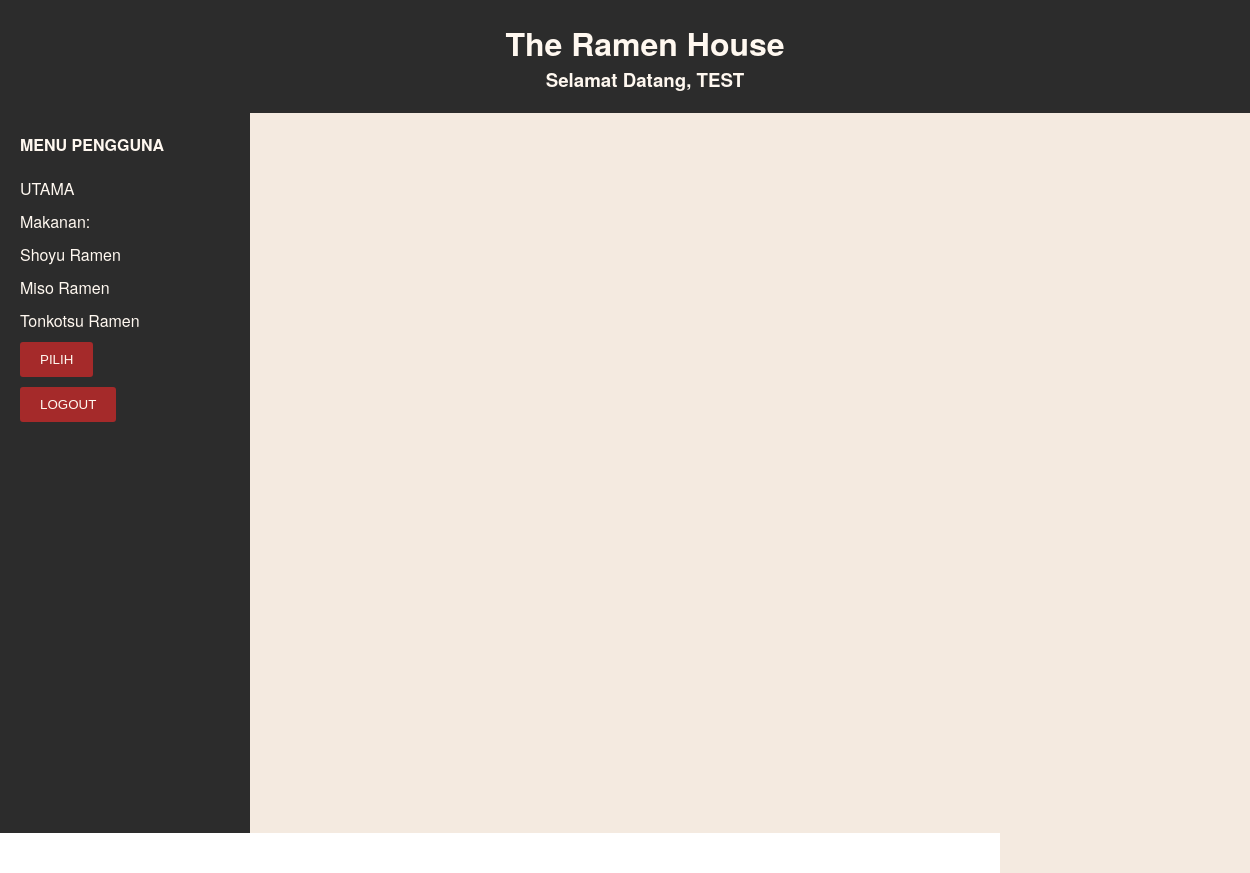
The app's page /dashboard.php (signed in), older data.
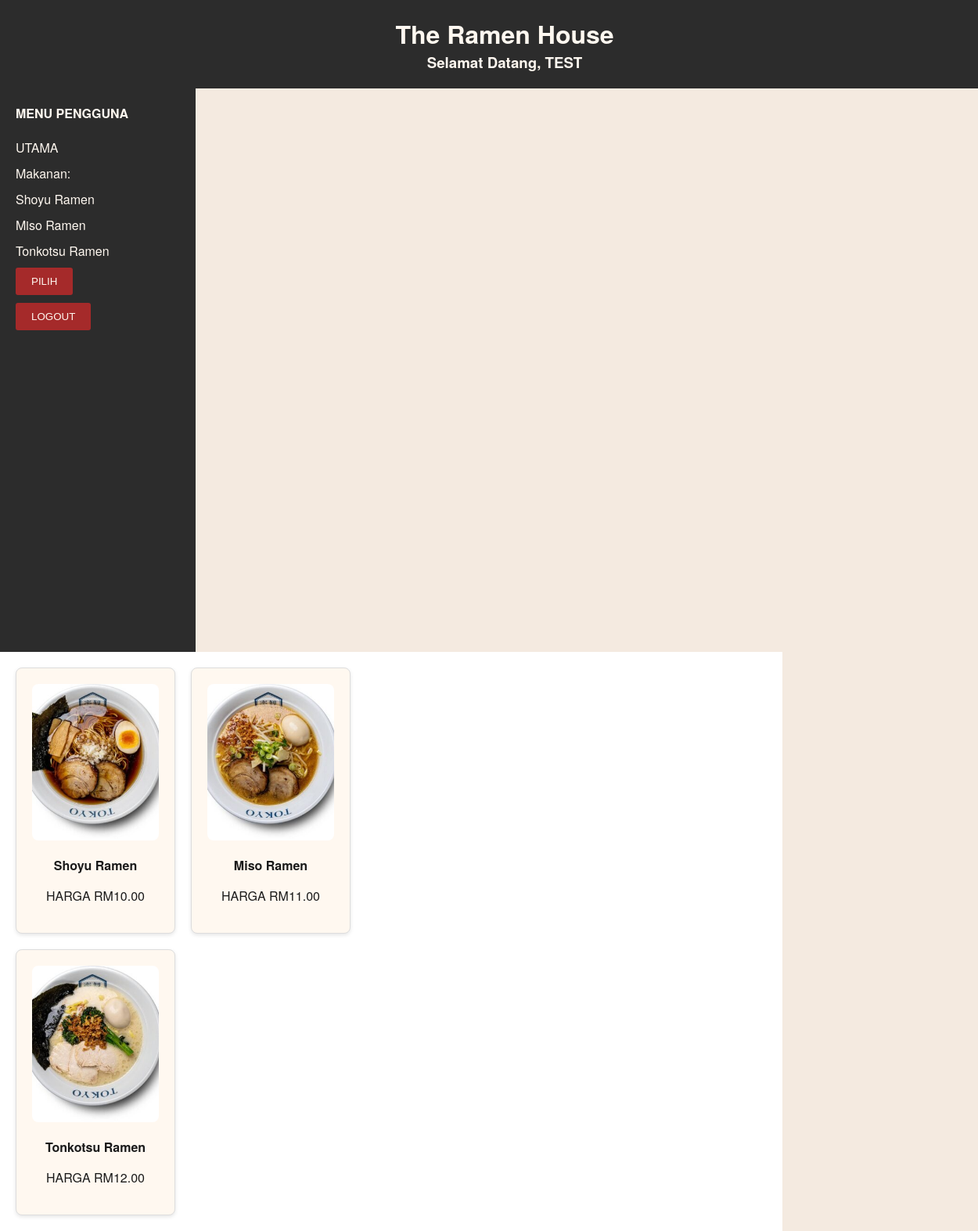
The same page, newer data.
### tables this page shows
CREATE TABLE `produk` (
  `idProduk` int(11) NOT NULL,
  `namaProduk` varchar(255) DEFAULT NULL,
  `detail` text DEFAULT NULL,
  `harga` decimal(10,2) DEFAULT NULL,
  `gambar` varchar(20) DEFAULT NULL
);

### database.php (called while the page is built, shortened)
<?php
$namasys1 = "The Ramen House";
?>

### functions.php (called while the page is built, shortened)
<?php
function semuaProduk($con) {
    $result = mysqli_query($con, "SELECT * FROM produk");
    return $result;
}
?>

### dashboard.php (the view, shortened to what this page needs)
<?php
include 'header.php';
include 'functions.php';
?>
<!DOCTYPE html>
<html>
<head>
    <link rel="stylesheet" type="text/css" href="style.css">
</head>
<body>
    <div class="container">
        <div class="header">
            <h1><?php echo $namasys1; ?></h1>
            <h3>Selamat Datang, <?php echo strtoupper($_SESSION['nama']); ?></h3>
        </div>
        <div id="menu">
            <h4>MENU PENGGUNA</h4>
            <ul>
                <li><a href="dashboard.php">UTAMA</a></li>
                <li>Makanan:</li>
                <li>Shoyu Ramen</li>
                <li>Miso Ramen</li>
                <li>Tonkotsu Ramen</li>
                <li><a href="produk_pilih.php"><button>PILIH</button></a></li>
                <li><a href="logout.php"><button>LOGOUT</button></a></li>
            </ul>
        </div>
        <div id="isi">
            <div class="product-list">
                <?php
                $products = semuaProduk($con);
                if ($products) {
                    while ($row = mysqli_fetch_assoc($products)) {
                ?>
                        <div class="product-item">
                            <div class="product-image" style="background-image: url('gambar/<?php echo $row['gambar']; ?>');"></div>
                            <div class="product-details">
                                <h4><?php echo $row['namaProduk']; ?></h4>
                                <p>HARGA RM<?php echo number_format($row['harga'], 2); ?></p>
                            </div>
                        </div>
                <?php
                    }
                } else {
                    echo "<p>Tiada produk tersedia.</p>";
                }
                ?>
            </div>
        </div>
    </div>
</body>
</html>

### header.php (shortened to what this page needs)
<?php
require 'database.php';
?>
<link rel="stylesheet" type="text/css" href="style.css">

### style.css (style rules this page uses)
:root { --primary-dark: #2C2C2C; --primary-red: #A52A2A; --secondary-tan: #F4EAE0; --accent-wood: #8B4513; --light-cream: #FFF8F0; --text-dark: #1A1A1A; }
body { background: var(--secondary-tan); color: var(--text-dark); margin: 0; padding: 0; font-family: 'Noto Sans JP', 'Helvetica Neue', sans-serif; }
.container { display: flex; flex-direction: column; min-height: 100vh; }
.header { background-color: var(--primary-dark); color: var(--light-cream); text-align: center; padding: 20px; width: 100%; }
.header h1 { margin: 0; }
.header h3 { margin: 0; }
#menu { width: 20%; background-color: var(--primary-dark); color: var(--light-cream); padding: 20px; box-sizing: border-box; height: calc(100vh - 80px); }
#menu h4 { margin-top: 0; }
#menu ul { list-style-type: none; padding: 0; }
#menu ul li { margin: 10px 0; }
#menu ul li a { color: var(--light-cream); text-decoration: none; }
#menu ul li button { background-color: var(--primary-red); color: var(--light-cream); padding: 10px 20px; border: none; border-radius: 3px; cursor: pointer; transition: all 0.3s ease; }
#isi { width: 80%; padding: 20px; background-color: #fff; display: flex; flex-wrap: wrap; gap: 20px; box-sizing: border-box; }
.product-list { display: flex; flex-wrap: wrap; gap: 20px; }
.product-item { display: flex; flex-direction: column; align-items: center; border: 1px solid #ddd; border-radius: 8px; padding: 20px; background-color: var(--light-cream); box-shadow: 0 2px 5px rgba(0, 0, 0, 0.1); width: calc(33.333% - 20px); }
.product-image { width: 100%; height: 200px; background-size: cover; background-position: center; border-radius: 8px; margin-bottom: 20px; }
.product-details { flex: 1; text-align: center; }
.product-details h4 { margin: 0; }

Row changes from the older to the newer data that the page shows:
added produk: gambar (picture), namaProduk "Shoyu Ramen", harga "10.00"
added produk: gambar (picture), namaProduk "Miso Ramen", harga "11.00"
added produk: gambar (picture), namaProduk "Tonkotsu Ramen", harga "12.00"
